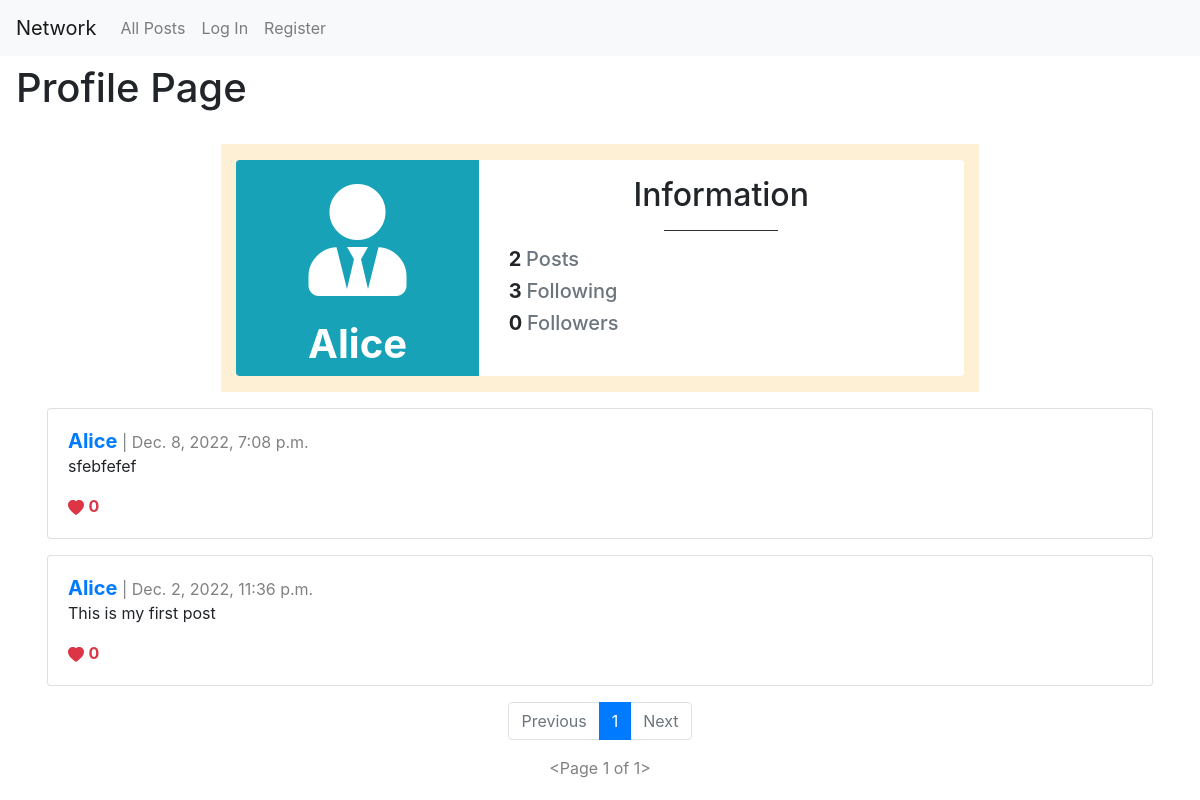
Before: /profilePage/user1 with the older database file.
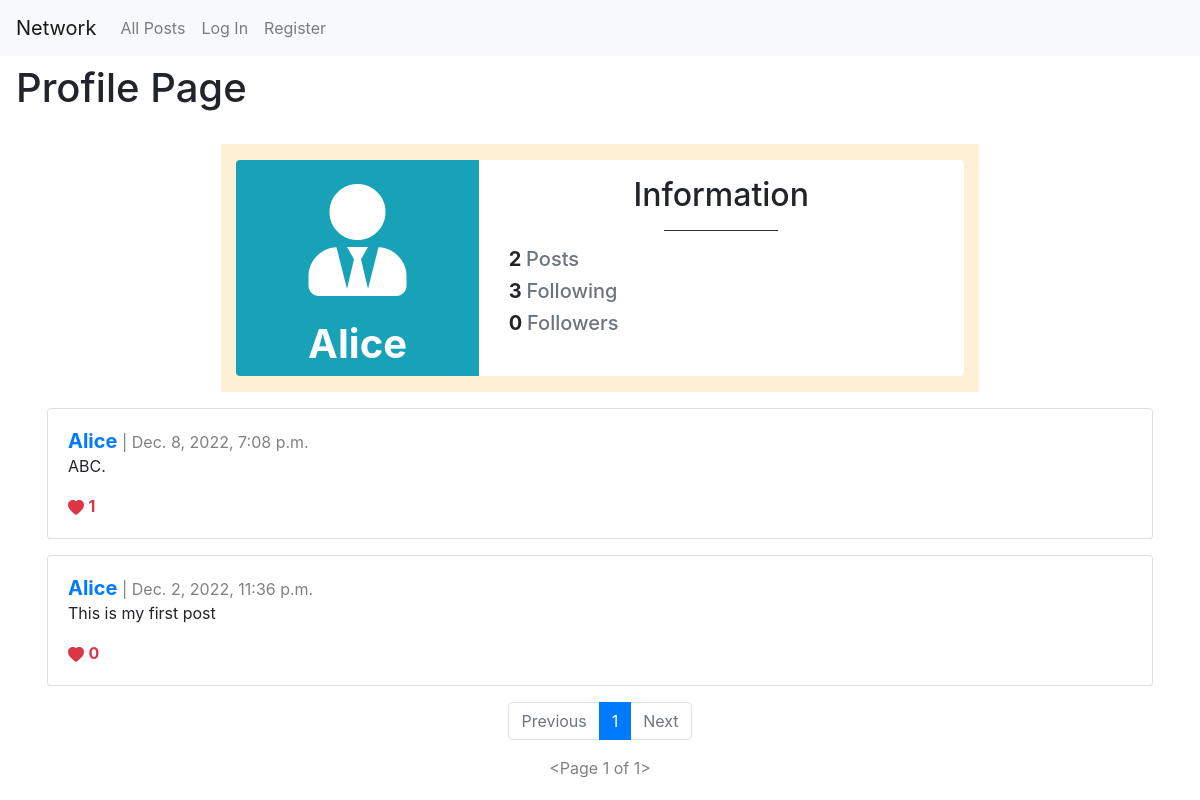
After: the same page with the newer database file.
### network/models.py (models this page shows, shortened)
class Post(models.Model):
    author = models.ForeignKey("User", on_delete=models.CASCADE, related_name="user")
    description = models.CharField(max_length=1000)
    timestamp = models.DateTimeField(auto_now_add=True)

class User(AbstractUser):
    pass

### network/views.py (the view)
# urls.py: path("profilePage/user<int:user_id>", views.profilePage, name="profilePage"),
def profilePage(request, user_id):
    user = User.objects.get(pk=user_id) # User from the card
    posts = Post.objects.filter(author=user).order_by("id").reverse()
    following = Follow.objects.filter(user=user)
    follower = Follow.objects.filter(followedUser=user)
    try:
        checkingFollow = follower.filter(user=User.objects.get(pk=request.user.id))
        if len(checkingFollow) != 0:
            isFollowing = True
        else:
            isFollowing = False
    except:
        isFollowing = False
    totalLikes = Like.objects.all()
    postsLiked = []
    try:
        for like in totalLikes:
            if like.user.id == request.user.id:
                postsLiked.append(like.post.id)
    except:
        postsLiked = []
    p = Paginator(posts, 10)
    pageNumber = request.GET.get('page')
    postsPage = p.get_page(pageNumber)
    return render(request, "network/profile.html", {
        "posts": posts,
        "p": p,
        "postsPage": postsPage,
        "username": user.username,
        "userProfile": user,
        "following": following,
        "follower": follower,
        "isFollowing": isFollowing,
        "postsLiked": postsLiked,
        "totalLikes": totalLikes
    })

### network/templates/network/profile.html (shortened to what the changed rows need)
{% extends "network/layout.html" %}
{% block body %}
<div class="main-title">
    <h1>Profile Page</h1>
</div>
<div class="main-content">
    <div class="row d-flex justify-content-center">
        <div class="col-md-10 col-lg-8 mt-3" style="background: #fdf0d5">
            <div class="row">
                <div class="col-sm-4 bg-info rounded-left">
                    <div class="card-block text-center text-white">
                        <h1 class="font-weight-bold mt-4">{{username}}</h1>
                    </div>
                </div>
                <div class="col-sm-8 bg-white rounded-right">
                    <h2 class="mt-3 text-center">Information</h2>
                </div>
            </div>
        </div>
    </div>
    {% for post in postsPage %}
    <div class="row">
        <div class="col">
            <div class="card h-100" id="post-grid">
                <div class="card-body">
                    <h5 style="display: inline" class="card-title"><a href="{% url 'profilePage' user_id=post.author.id %}"><strong>{{ post.author }}</strong></a></h5>
                    <div style="display: inline; color: gray;" class="card-date"> | {{ post.timestamp }}</div>
                    <p class="card-text" id="description{{post.id}}">{{ post.description }}</p>
                    <div class="card-buttonsContainer">
                        {% if user.is_authenticated %}
                            {% if post.id in postsLiked %}
                            <div align="left" class="card-button">
                                <button id="heartButton{{post.id}}" onClick="likeHandler('{{ post.id }}', '{{postsLiked}}', '{{post.post_like.count}}')" type="submit" name="heartButton" class="btn btn-outline-danger heartButton">
                                    <svg xmlns="http://www.w3.org/2000/svg" width="16" height="16" fill="currentColor"
                                        class="bi bi-heart-fill" viewBox="0 0 16 16">
                                        <path fill-rule="evenodd"
                                            d="M8 1.314C12.438-3.248 23.534 4.735 8 15-7.534 4.736 3.562-3.248 8 1.314z" />
                                    </svg>
                                    <strong>{{ post.post_like.count }}</strong>
                                </button>
                            </div>
                            {% else %}
                            <div align="left" class="card-button">
                                <button id="heartButton{{post.id}}" onClick="likeHandler('{{ post.id }}', '{{postsLiked}}', '{{post.post_like.count}}')" type="submit" name="heartButton" class="btn btn-outline-danger heartButton">
                                    <svg xmlns="http://www.w3.org/2000/svg" width="16" height="16" fill="currentColor" class="bi bi-heart" viewBox="0 0 16 16">
                                        <path d="m8 2.748-.717-.737C5.6.281 2.514.878 1.4 3.053c-.523 1.023-.641 2.5.314 4.385.92 1.815 2.834 3.989 6.286 6.357 3.452-2.368 5.365-4.542 6.286-6.357.955-1.886.838-3.362.314-4.385C13.486.878 10.4.28 8.717 2.01L8 2.748zM8 15C-7.333 4.868 3.279-3.04 7.824 1.143c.06.055.119.112.176.171a3.12 3.12 0 0 1 .176-.17C12.72-3.042 23.333 4.867 8 15z"/>
                                    </svg>
                                    <strong>{{ post.post_like.count }}</strong>
                                </button>
                            </div>
                            {% endif %}
                        {% else %}
                                <svg xmlns="http://www.w3.org/2000/svg" width="16" height="16" fill="#dc3545"
                                    class="bi bi-heart-fill" viewBox="0 0 16 16">
                                    <path fill-rule="evenodd"
                                        d="M8 1.314C12.438-3.248 23.534 4.735 8 15-7.534 4.736 3.562-3.248 8 1.314z" />
                                </svg>
                                <strong style="color: #dc3545">{{ post.post_like.count }}</strong>
                        {% endif %}
                    </div>
                </div>
            </div>
        </div>
    </div>
    {% endfor %}
</div>
{% endblock %}

Changed rows visible on the page:
changed Post: description "sfebfefef" → "ABC."; post_like.count "0" → "1"
